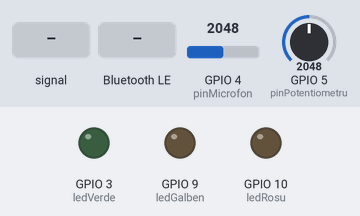
The sketch below on a simulated ESP32-S3. Parts: output pins drawn as LEDs (lit = HIGH). Dashed ring = blinking. Inputs (shaded band) come from the test bench; at power-on: GPIO 4 (pinMicrofon) = 2048, GPIO 5 (pinPotentiometru) = 2048 (analog values on the 0–4095 scale). Nothing arrives over Bluetooth unless stated; a phone connects over Bluetooth LE 3 s after start; what the sketch prints to the serial monitor is not drawn.

Above: at 1.2 s.
1.3 s: GPIO 4 (pinMicrofon) fed a 2 Hz sine of ±1228 counts around its level
At 1.8 s:
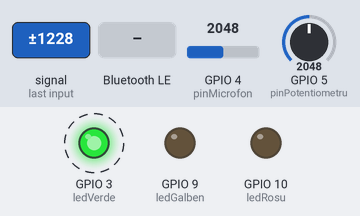
4.3 s: GPIO 4 (pinMicrofon) set to 2866
At 5.0 s:
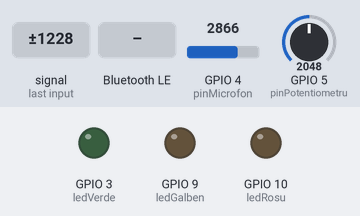
5.8 s: Bluetooth LE write "d" received
At 6.0 s:
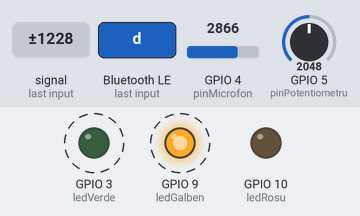
8.8 s: Bluetooth LE write "m" received
At 9.6 s:
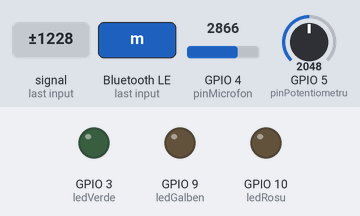
10.3 s: GPIO 4 (pinMicrofon) fed a 200 Hz sine of ±1023 counts around its level
At 10.8 s:
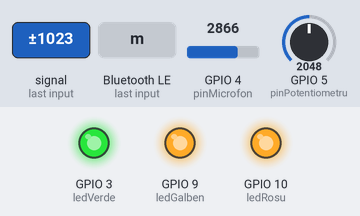
11.8 s: Bluetooth LE write "d" received
At 12.4 s:
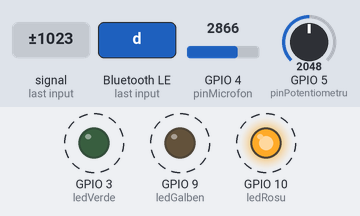
Timing chart, 0 to 15.8 s (numbered marks = the images above; inputs shaded):
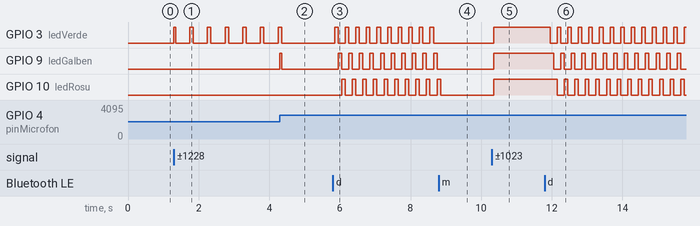

Measured:
- after the input at 1.3 s, GPIO 3 (ledVerde): alternates HIGH for 0.10 s and LOW for 0.40 s, starting at once
- after the input at 4.3 s, GPIO 3 (ledVerde): goes on until 4.4 s, then stays LOW; GPIO 9 (ledGalben): LOW → HIGH at once, → LOW 0.05 s later
- after the input at 5.8 s, GPIO 3 (ledVerde): alternates HIGH for 0.10 s and LOW for 0.20 s, starting after 0.05 s; GPIO 9 (ledGalben): alternates HIGH for 0.10 s and LOW for 0.20 s, starting after 0.15 s; GPIO 10 (ledRosu): alternates HIGH for 0.10 s and LOW for 0.20 s, starting after 0.25 s
- after the input at 8.8 s, GPIO 3 (ledVerde), GPIO 9 (ledGalben): stops changing and stays LOW; GPIO 10 (ledRosu): goes on until 8.9 s, then stays LOW
- after the input at 10.3 s, GPIO 3 (ledVerde), GPIO 9 (ledGalben), GPIO 10 (ledRosu): LOW → HIGH after 0.05 s
- after the input at 11.8 s, GPIO 3 (ledVerde): alternates HIGH for 0.10 s and LOW for 0.20 s, starting after 0.15 s; GPIO 9 (ledGalben): alternates HIGH for 0.10 s and LOW for 0.20 s, starting after 0.25 s; GPIO 10 (ledRosu): alternates HIGH for 0.10 s and LOW for 0.20 s, starting after 0.35 s

The sketch:

sketch_jan2a.ino
```cpp
#include <BLEDevice.h>
#include <BLEServer.h>
#include <BLEUtils.h>
#include <BLE2902.h>

#define SERVICE_UUID           "6E400001-B5A3-F393-E0A9-E50E24DCCA9E"
#define CHARACTERISTIC_UUID_RX "6E400002-B5A3-F393-E0A9-E50E24DCCA9E"
#define CHARACTERISTIC_UUID_TX "6E400003-B5A3-F393-E0A9-E50E24DCCA9E"

BLEServer *pServer = NULL;
BLECharacteristic *pTxCharacteristic;
bool deviceConnected = false;
bool oldDeviceConnected = false;

const int pinMicrofon = 4;
const int pinPotentiometru = 5;
const int ledVerde = 3;
const int ledGalben = 9;
const int ledRosu = 10;

const int sampleWindow = 50;
unsigned int sample;

int pragManual = 2000;
bool folosimPotentiometru = true;
char modFunctionare = 'm';

class MyServerCallbacks: public BLEServerCallbacks {
    void onConnect(BLEServer* pServer) {
      deviceConnected = true;
    };
    void onDisconnect(BLEServer* pServer) {
      deviceConnected = false;
    }
};

class MyCallbacks: public BLECharacteristicCallbacks {
    void onWrite(BLECharacteristic *pCharacteristic) {
      String rxValue = pCharacteristic->getValue();

      if (rxValue.length() > 0) {
        char comanda = rxValue[0];

        if (comanda == 'm') {
          modFunctionare = 'm';
          pTxCharacteristic->setValue("Mod: MICROFON\n");
          pTxCharacteristic->notify();
        }
        else if (comanda == 'd') {
          modFunctionare = 'd';
          pTxCharacteristic->setValue("Mod: DISCO\n");
          pTxCharacteristic->notify();
        }
        else if (comanda == 'p') {
           folosimPotentiometru = true;
           pTxCharacteristic->setValue("Control: POTENTIOMETRU\n");
           pTxCharacteristic->notify();
        }
        else if (comanda == '+') {
           folosimPotentiometru = false;
           pragManual -= 200;
           if (pragManual < 100) pragManual = 100;
           String mesaj = "Prag: " + String(pragManual) + "\n";
           pTxCharacteristic->setValue(mesaj.c_str());
           pTxCharacteristic->notify();
        }
        else if (comanda == '-') {
           folosimPotentiometru = false;
           pragManual += 200;
           String mesaj = "Prag: " + String(pragManual) + "\n";
           pTxCharacteristic->setValue(mesaj.c_str());
           pTxCharacteristic->notify();
        }
      }
    }
};

void setup() {
  pinMode(ledVerde, OUTPUT);
  pinMode(ledGalben, OUTPUT);
  pinMode(ledRosu, OUTPUT);
  pinMode(pinMicrofon, INPUT);
  pinMode(pinPotentiometru, INPUT);

  analogReadResolution(12);
  Serial.begin(115200);

  BLEDevice::init("Microfon_Smart_S3");
  pServer = BLEDevice::createServer();
  pServer->setCallbacks(new MyServerCallbacks());

  BLEService *pService = pServer->createService(SERVICE_UUID);

  pTxCharacteristic = pService->createCharacteristic(
                    CHARACTERISTIC_UUID_TX,
                    BLECharacteristic::PROPERTY_NOTIFY
                  );
  pTxCharacteristic->addDescriptor(new BLE2902());

  BLECharacteristic *pRxCharacteristic = pService->createCharacteristic(
                       CHARACTERISTIC_UUID_RX,
                       BLECharacteristic::PROPERTY_WRITE
                     );
  pRxCharacteristic->setCallbacks(new MyCallbacks());

  pService->start();
  pServer->getAdvertising()->start();
  Serial.println("BLE Pornit! Astept conexiune...");
}

void loop() {
  if (!deviceConnected && oldDeviceConnected) {
      delay(500);
      pServer->startAdvertising();
      Serial.println("S-a deconectat. Revenim la setarile fizice.");
      oldDeviceConnected = deviceConnected;

      //Resetare la fizic
      folosimPotentiometru = true;
      modFunctionare = 'm';
  }

  if (deviceConnected && !oldDeviceConnected) {
      oldDeviceConnected = deviceConnected;
  }

  if (modFunctionare == 'd') {
    digitalWrite(ledVerde, HIGH); delay(100);
    digitalWrite(ledVerde, LOW); digitalWrite(ledGalben, HIGH); delay(100);
    digitalWrite(ledGalben, LOW); digitalWrite(ledRosu, HIGH); delay(100);
    digitalWrite(ledRosu, LOW);
  }
  else {
    int pragCurent;
    if (folosimPotentiometru) {
      int valPot = analogRead(pinPotentiometru);
      pragCurent = map(valPot, 0, 4095, 100, 3000);
    } else {
      pragCurent = pragManual;
    }

    unsigned long startMillis = millis();
    unsigned int signalMax = 0;
    unsigned int signalMin = 4095;

    while (millis() - startMillis < sampleWindow) {
      sample = analogRead(pinMicrofon);
      if (sample < 4095) {
         if (sample > signalMax) signalMax = sample;
         else if (sample < signalMin) signalMin = sample;
      }
    }
    int volum = signalMax - signalMin;

    digitalWrite(ledVerde, LOW);
    digitalWrite(ledGalben, LOW);
    digitalWrite(ledRosu, LOW);

    if (volum > (pragCurent / 3)) digitalWrite(ledVerde, HIGH);
    if (volum > (pragCurent * 2 / 3)) digitalWrite(ledGalben, HIGH);
    if (volum > pragCurent) digitalWrite(ledRosu, HIGH);
  }
}
```
